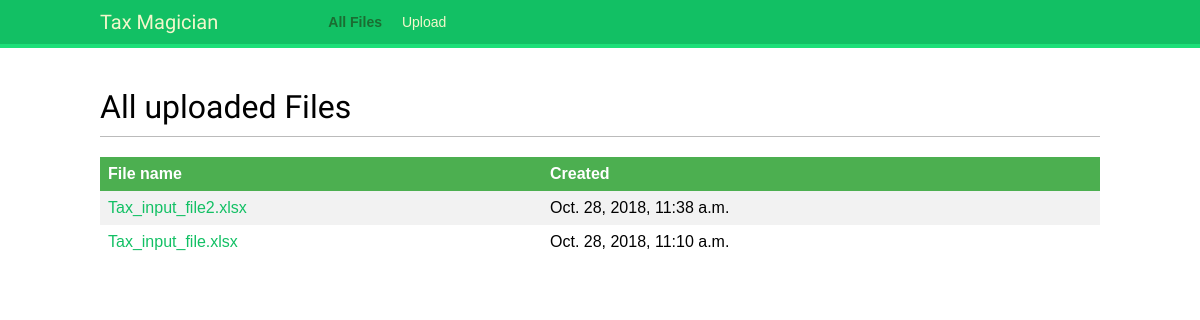
The app's page /, older data.
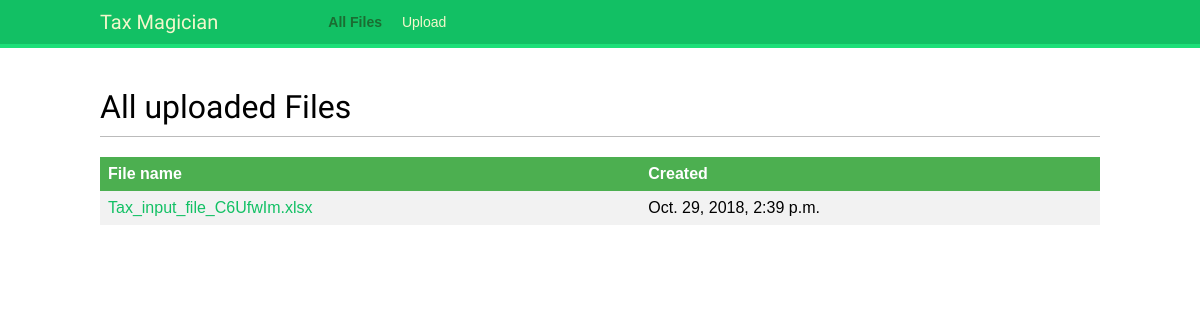
The same page, newer data.
### taxcalculation/models.py (models this page shows, shortened)
class File(models.Model):
    upload = models.FileField(upload_to='uploads/%Y/%m/%d/')
    created = models.DateTimeField(auto_now_add=True)
    class Meta:
        ordering = ('-created',)
    def get_filename(self):
        return os.path.basename(self.upload.name)
    def get_absolute_url(self):
        return reverse('taxcalculation:file_detail', args=[self.id, ])

### taxcalculation/views.py (the view)
# urls.py: 2. Add a URL to urlpatterns:  path('', views.home, name='home')
def home(request):
    files = File.objects.all()
    return render(request, "taxcalculation/home.html", {'section': 'home',
                                                        'files': files})

### taxcalculation/templates/taxcalculation/home.html (shortened to what this page needs)
{% extends "base.html" %}
{% block content %}
    <h1>All uploaded Files</h1>
    <table>
        <tr>
            <th>File name</th>
            <th>Created</th>
        </tr>
        {% for file in files %}
            <tr>
                <td><a href="{{ file.get_absolute_url }}">{{ file.get_filename }}</a></td>
                <td>{{ file.created }}</td>
            </tr>
        {% endfor %}
    </table>
{% endblock %}

Row changes from the older to the newer data that the page shows:
removed File: get_filename "Tax_input_file2.xlsx", created "Oct. 28, 2018, 11:38 a.m."
removed File: get_filename "Tax_input_file.xlsx", created "Oct. 28, 2018, 11:10 a.m."
added File: get_filename "Tax_input_file_C6UfwIm.xlsx", created "Oct. 29, 2018, 2:39 p.m."
